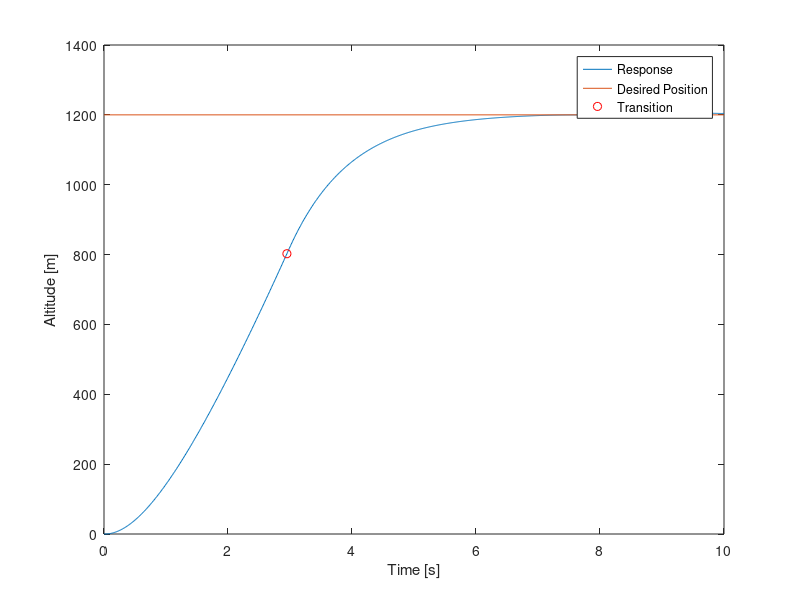
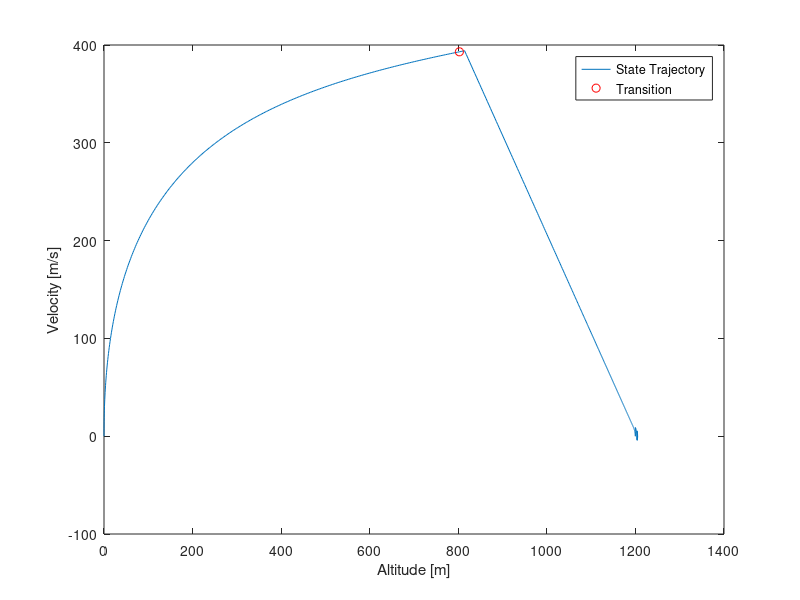

The MATLAB source for these figures, in order:
%rocket maaaan
clear; close all; clc;
%controller parameters
beta = 5; lambda = 1;
thresh = 5.5; %threshold for regime change
%rocket parameters
roe = 1.225; % kg/m3 - air density
Cd = 0.75; %drag coeff.
A = 0.0021;% m2 - cross sectional area
g0 = 9.8; % m/s2 - gravity of earth
g = g0;
Isp = 100; % s - specific impulse
%dynamic equations
x_dot = @(x, v, m, mdot) v;
v_dot = @(x, v, m, mdot) -(1/2*roe*Cd*A/m)*v.^2 - g + (g0/m*Isp-v/m).*mdot;
% Kinematic parameters
x_d = 1200; %m
x0 = 0; v0 = 0;
%controller
s = @(x, v) lambda*(x-x_d) + v;
u_eq = @(x,v,m) (1/2*roe*Cd*A/m.*v.*abs(v) + g - lambda*v)./(g0/m*Isp - v./m);
u = @(x, v, m) min(u_eq(x, v, m),0) + max(-beta*sign(s(x,v)), 0);
%temporal parameters
tf = 10; dt = 0.01; t = 0:dt:tf;
%initial conditions
i = 1;
x(i) = x0;
v(i) = v0;
m = 5; % kg - dry mass
mf(i) = 7.5; %kg - fuel
mdot(i) = 0;
i_cross = 0;
for i = 2:length(t)

    x(i) = x(i-1) + x_dot(x(i-1), v(i-1), mf(i-1)+m, mdot(i-1))*dt;
    x(i) = max(x(i), 0); %don't penetrate the ground
    v(i) = v(i-1) + v_dot(x(i-1), v(i-1), mf(i-1)+m, mdot(i-1))*dt;
    v(i) = max(v(i), -x(i)/dt);  %don't drop below ground
    mdot(i) = u(x(i-1), v(i-1), mf(i-1)+m);
    mdot(i) = min(mf(i-1)/dt, mdot(i)); %don't go below 0 fuel
    mf(i) = mf(i-1) - mdot(i-1)*dt;
    if abs(s(x(i-1), v(i-1))) < thresh && i_cross == 0
        i_cross = i-1;
    end
end

plot(t, x, [0 tf], [x_d, x_d], t(i_cross), x(i_cross), 'or')
xlabel('Time [s]'); ylabel('Altitude [m]');
legend('Response', 'Desired Position', 'Transition')
figure
plot(x, v, x(i_cross), v(i_cross), 'or')
xlabel('Altitude [m]'); ylabel('Velocity [m/s]')
legend('State Trajectory', 'Transition')